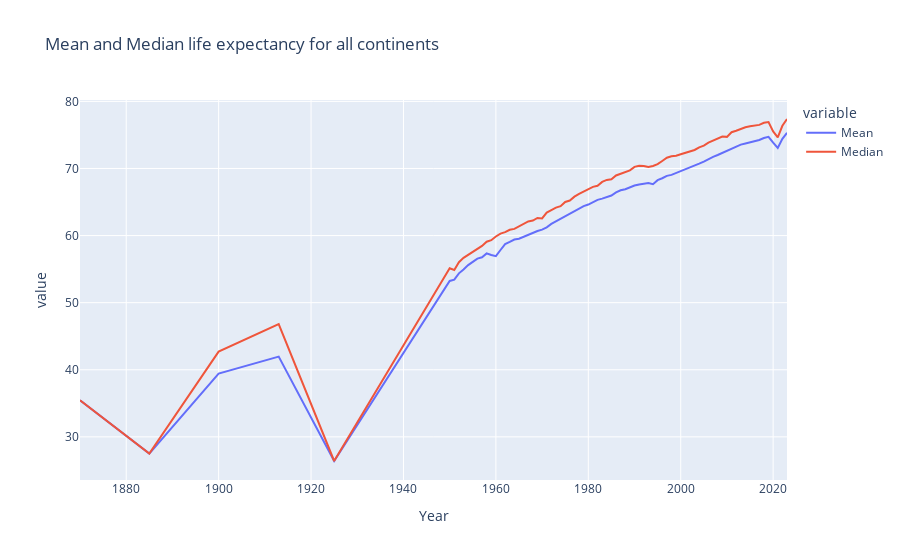

Notebook source saved alongside this figure:
### Markdown cell above
## Life expectancy Overall Trends.
#### Compute mean, median, and standard deviation for life expectancy across countries/continents.

### Code cell
# Mean and Median life expectancy for all continents
continents = ['Asia','Africa','Europe','Oceania','Northern America','Latin America and the Caribbean']
df_filtered = df_life_exp[df_life_exp['Entity'].isin(continents) & (df_life_exp["Year"] > 1850)]
grouped_life_exp = df_filtered.groupby(df_filtered['Year']).agg(
    Mean = ('Period life expectancy at birth - Sex: total - Age: 0', 'mean'),
    Median = ('Period life expectancy at birth - Sex: total - Age: 0', 'median')
).reset_index()

fig = px.line(grouped_life_exp, x='Year', y=['Mean','Median'], title='Mean and Median life expectancy for all continents') 
fig.show()

### Figure 1 — Plotly figure (JSON) as saved in the notebook; plotly's stock layout.template omitted (floating-point values rounded to 4 significant figures)
{"data": [{"hovertemplate": "variable=Mean<br>Year=%{x}<br>value=%{y}<extra></extra>", "legendgroup": "Mean", "line": {"color": "#636efa", "dash": "solid"}, "marker": {"symbol": "circle"}, "mode": "lines", "name": "Mean", "orientation": "v", "showlegend": true, "type": "scatter", "x": [1870, 1885, 1900, 1913, 1925, 1950, 1951, 1952, 1953, 1954, 1955, 1956, 1957, 1958, 1959, 1960, 1961, 1962, 1963, 1964, 1965, 1966, 1967, 1968, 1969, 1970, 1971, 1972, 1973, 1974, 1975, 1976, 1977, 1978, 1979, 1980, 1981, 1982, 1983, 1984, 1985, 1986, 1987, 1988, 1989, 1990, 1991, 1992, 1993, 1994, 1995, 1996, 1997, 1998, 1999, 2000, 2001, 2002, 2003, 2004, 2005, 2006, 2007, 2008, 2009, 2010, 2011, 2012, 2013, 2014, 2015, 2016, 2017, 2018, 2019, 2020, 2021, 2022, 2023], "xaxis": "x", "y": [35.45, 27.5, 39.43, 41.97, 26.4, 53.24, 53.42, 54.37, 54.96, 55.6, 56.08, 56.56, 56.77, 57.35, 57.1, 56.92, 57.85, 58.72, 59.05, 59.41, 59.53, 59.81, 60.19, 60.39, 60.68, 60.89, 61.23, 61.73, 62.11, 62.43, 62.82, 63.13, 63.62, 63.94, 64.39, 64.63, 65.01, 65.33, 65.51, 65.76, 65.97, 66.44, 66.76, 66.92, 67.22, 67.47, 67.62, 67.74, 67.84, 67.66, 68.26, 68.55, 68.9, 69.04, 69.31, 69.63, 69.88, 70.1, 70.37, 70.73, 71.03, 71.42, 71.74, 72.01, 72.32, 72.62, 72.96, 73.28, 73.56, 73.73, 73.89, 74.09, 74.24, 74.54, 74.72, 73.85, 73.07, 74.43, 75.32], "yaxis": "y"}, {"hovertemplate": "variable=Median<br>Year=%{x}<br>value=%{y}<extra></extra>", "legendgroup": "Median", "line": {"color": "#EF553B", "dash": "solid"}, "marker": {"symbol": "circle"}, "mode": "lines", "name": "Median", "orientation": "v", "showlegend": true, "type": "scatter", "x": [1870, 1885, 1900, 1913, 1925, 1950, 1951, 1952, 1953, 1954, 1955, 1956, 1957, 1958, 1959, 1960, 1961, 1962, 1963, 1964, 1965, 1966, 1967, 1968, 1969, 1970, 1971, 1972, 1973, 1974, 1975, 1976, 1977, 1978, 1979, 1980, 1981, 1982, 1983, 1984, 1985, 1986, 1987, 1988, 1989, 1990, 1991, 1992, 1993, 1994, 1995, 1996, 1997, 1998, 1999, 2000, 2001, 2002, 2003, 2004, 2005, 2006, 2007, 2008, 2009, 2010, 2011, 2012, 2013, 2014, 2015, 2016, 2017, 2018, 2019, 2020, 2021, 2022, 2023], "xaxis": "x", "y": [35.45, 27.5, 42.7, 46.8, 26.4, 55.12, 54.86, 56.03, 56.68, 57.15, 57.64, 58.0, 58.46, 59.08, 59.31, 59.86, 60.3, 60.51, 60.86, 61.0, 61.39, 61.66, 62.11, 62.23, 62.63, 62.56, 63.42, 63.81, 64.16, 64.38, 65.01, 65.22, 65.8, 66.2, 66.59, 66.85, 67.25, 67.42, 68.0, 68.29, 68.4, 68.96, 69.19, 69.53, 69.72, 70.24, 70.39, 70.37, 70.22, 70.38, 70.64, 71.11, 71.6, 71.81, 71.91, 72.13, 72.36, 72.57, 72.76, 73.15, 73.41, 73.86, 74.17, 74.43, 74.75, 74.71, 75.41, 75.62, 75.91, 76.14, 76.29, 76.44, 76.5, 76.82, 76.91, 75.53, 74.65, 76.36, 77.38], "yaxis": "y"}], "layout": {"legend": {"title": {"text": "variable"}, "tracegroupgap": 0}, "title": {"text": "Mean and Median life expectancy for all continents"}, "xaxis": {"anchor": "y", "domain": [0, 1], "title": {"text": "Year"}}, "yaxis": {"anchor": "x", "domain": [0, 1], "title": {"text": "value"}}}}
